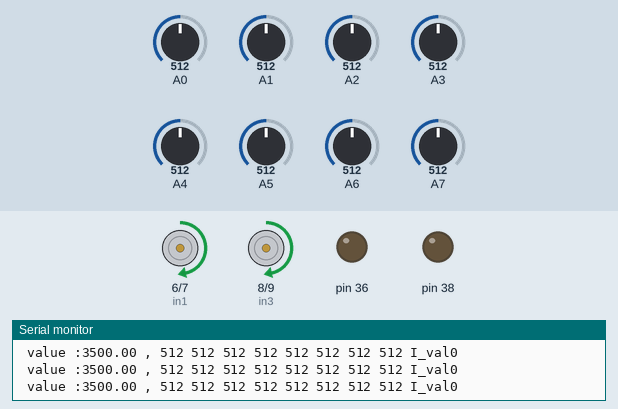
This sketch was run on a simulated Arduino Mega 2560, built with avr-gcc and run on an emulated ATmega2560. On the bench: motor-driver pin pairs drawn as motors (green arrow = first pin HIGH = forward, orange = second pin HIGH = backward, longer = more drive, scaled by the enable pin), output pins drawn as LEDs (lit = HIGH), the last lines printed to the serial monitor. The inputs (shaded band) are chosen by the test bench; at power-on: A0 = 512, A1 = 512, A5 = 512, A2 = 512, A3 = 512, A4 = 512, A6 = 512, A7 = 512.

Above: at 1.2 s.
1.3 s: A0 set to 985
4.3 s: A0 set to 1013
At 4.34 s:
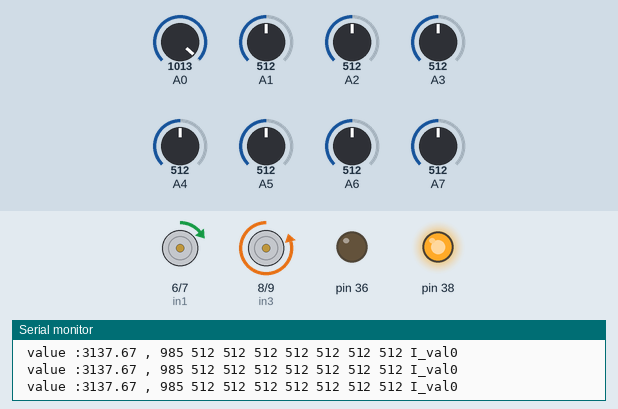
At 4.73 s:
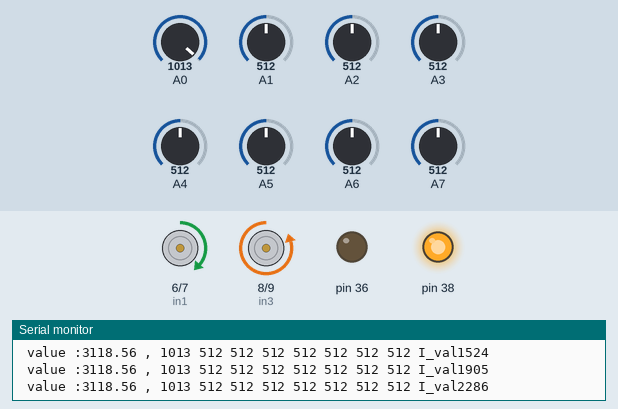
7.3 s: A1 set to 599
At 9.81 s:
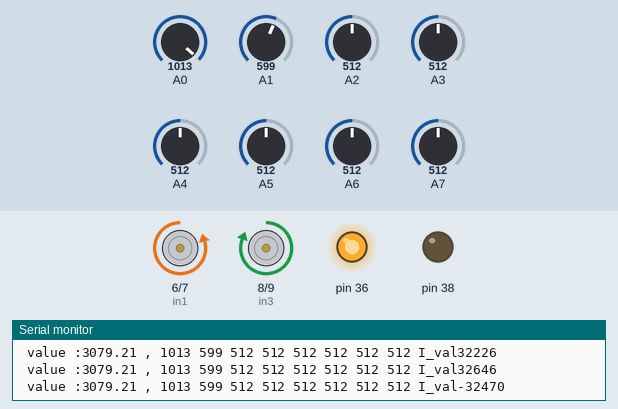
10.3 s: A1 set to 616
13.3 s: A5 set to 306
16.3 s: A0 set to 992
At 17.8 s:
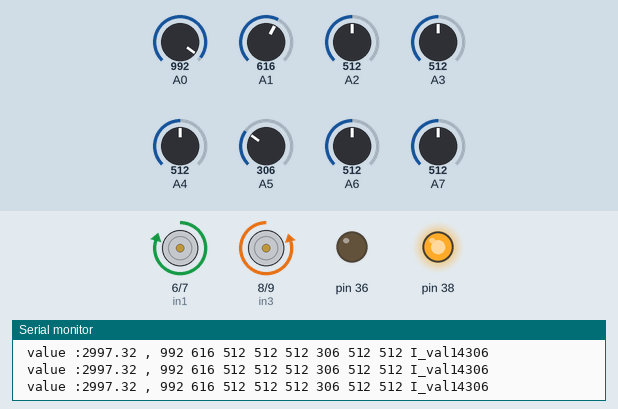
Timing chart, 0 to 18.8 s (numbered marks = the images above; inputs shaded):
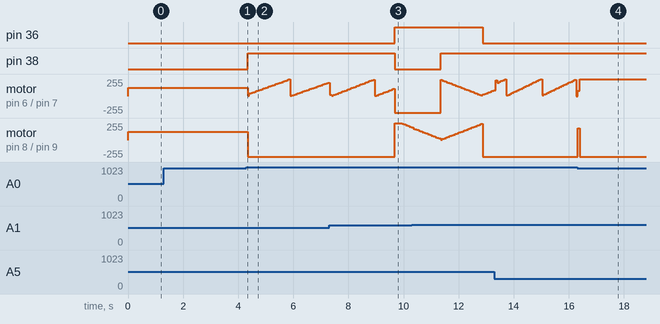

The sketch:

PID_correct.ino
```cpp
// Motor A connections
int enL = 10;
int in4 = 9;
int in3 = 8;
// Motor B connections
int in2 = 7;
int in1 = 6;
int enR = 5;

//
int L1_read = 0;
int L2_read = 0;
int L3_read = 0;
int L4_read = 0;
int R1_read = 0;
int R2_read = 0;
int R3_read = 0;
int R4_read = 0;

float sum =0;
float val = 0.00;
int error = 0;
int last_error = 0;
int P_val = 0;
int I_val = 0;
int D_val = 0;

float kp = 1; //1
float ki = 0.025; // 0.8
float kd = 0.6; // 0.6

int base_speed = 125;
int max_speed = 250;


void setup() {
  Serial.begin(9600);
  // sensor reads
  pinMode( A0, INPUT);
  pinMode( A1, INPUT);
  pinMode( A2, INPUT);
  pinMode( A3, INPUT);
  pinMode( A4, INPUT);
  pinMode( A5, INPUT);
  pinMode( A6, INPUT);
  pinMode( A7, INPUT);

  // Set all the motor control pins to outputs
  pinMode(enR, OUTPUT);
  pinMode(enL, OUTPUT);
  pinMode(in1, OUTPUT);
  pinMode(in2, OUTPUT);
  pinMode(in3, OUTPUT);
  pinMode(in4, OUTPUT);

  pinMode(38, OUTPUT);
  pinMode(36, OUTPUT);

  // Turn off motors - Initial state
  digitalWrite(in1, LOW);
  digitalWrite(in2, LOW);
  digitalWrite(in3, LOW);
  digitalWrite(in4, LOW);
}

void loop() {
  L4_read = analogRead(A0);
  L3_read = analogRead(A1);
  L2_read = analogRead(A2);
  L1_read = analogRead(A3);
  R1_read = analogRead(A4);
  R2_read = analogRead(A5);
  R3_read = analogRead(A6);
  R4_read = analogRead(A7);

  sum = 0*L4_read + 1*L3_read + 2*L2_read + 3*L1_read + 4*R1_read + 5*R2_read + 6*R3_read + 7*R4_read;
  val = sum*1000/(L4_read + L3_read + L2_read + L1_read + R1_read + R2_read + R3_read + R4_read );

  Serial.print(" value :");
  Serial.print(val);
  Serial.print(" , ");

  Serial.print( L4_read);
  Serial.print(" ");
  Serial.print( L3_read);
  Serial.print(" ");
  Serial.print( L2_read);
  Serial.print(" ");
  Serial.print( L1_read);
  Serial.print(" ");
  Serial.print( R1_read);
  Serial.print(" ");
  Serial.print( R2_read);
  Serial.print(" ");
  Serial.print( R3_read);
  Serial.print(" ");
  Serial.print( R4_read);
  Serial.print(" I_val");
  Serial.print( I_val);
  Serial.println();


  if ( L4_read < 1000 && L3_read < 1000 && L2_read < 1000 && L1_read < 1000 && R1_read < 1000 && R2_read < 1000 && R3_read < 1000 && R4_read < 1000 ) {
    if ( I_val < 0) {
      digitalWrite(38, LOW);
      digitalWrite(36, HIGH);
      error = 0;
    }
    else if ( I_val > 0) {
      digitalWrite(38, HIGH);
      digitalWrite(36, LOW);
      error = 0;
    }
  }
  else{
    digitalWrite(38, HIGH);
    digitalWrite(36, HIGH);
    error = 3500 - val;
  }

//  int error = 3500 - val;
  P_val = error;
  I_val = I_val + error;
  D_val = error - last_error;
  last_error = error;


  int motor_speed = P_val*kp + I_val*ki + D_val*kd ;

  int Rmotor_speed = base_speed + motor_speed;
  int Lmotor_speed = base_speed - motor_speed;

  digitalWrite(in1, HIGH);
  digitalWrite(in2, LOW);
  digitalWrite(in3, HIGH);
  digitalWrite(in4, LOW);

  if ( Rmotor_speed >= max_speed) {
    digitalWrite(38, HIGH);
    digitalWrite(36, LOW);
    Rmotor_speed = max_speed;
    digitalWrite(in1, HIGH);
    digitalWrite(in2, LOW);

  }
  if ( Lmotor_speed >= max_speed) {
    digitalWrite(38, LOW);
    digitalWrite(36, HIGH);
    Lmotor_speed = max_speed;
    digitalWrite(in3, HIGH);
    digitalWrite(in4, LOW);
  }
  if ( Rmotor_speed <= 0) {
    Rmotor_speed = Rmotor_speed * -1 + 20;
    digitalWrite(in1, LOW);
    digitalWrite(in2, HIGH);
  }
  if ( Lmotor_speed <= 0) {
    Lmotor_speed = Lmotor_speed * -1 + 20;
    digitalWrite(in3, LOW);
    digitalWrite(in4, HIGH);
  }

  analogWrite(enR , Rmotor_speed);
  analogWrite(enL , Lmotor_speed);
  // Turn on motors F
//  digitalWrite(in1, HIGH);
//  digitalWrite(in2, LOW);
//  digitalWrite(in3, HIGH);
//  digitalWrite(in4, LOW);

  delay(50);
}
```

Measured:
- the behaviour switches between 999 and 1000 on A0 (found by bisection; images 0 and 1)
- after the input at 4.3 s, pin 38: LOW → HIGH at once; motor on pin 8 (in3) / pin 9 (in4): forward 125/255 → backward 250/255 at once
- after the input at 7.3 s, pin 36: LOW → HIGH after 2.4 s instead of 2.6 s; pin 38: HIGH → LOW after 2.4 s instead of 2.6 s
- after the input at 16.3 s, pin 36: stays LOW (without the input it goes to HIGH after 2.3 s); pin 38: stays HIGH (without the input it goes to LOW after 2.3 s)
